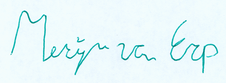
%> input picture gambar/Dataset_Signature_Final/Dataset/dataset1/forge/02100001.png, 226 x 83 px
$ octave harris.m   (GNU Octave 9; MATLAB toolbox functions it lacks are replaced by stand-ins)
%> lines starting %> are read from the running program, lines starting %| are printed output that depends on the picture
I = imread('gambar/Dataset_Signature_Final/Dataset/dataset1/forge/02100001.png');
%> I is the input picture: size 83x226x3 uint8; mean R, G, B 230.4, 247.4, 249.6
I = rgb2gray(I);
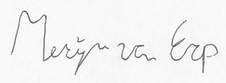
%> I: size 83x226 uint8; min 83, max 255, mean 242.6
corners = detectHarrisFeatures(I);
%> corners = 45 points; strongest (x, y): (52, 56), (126, 59), (197, 47), (25, 13), (45, 17)
[features, valid_corners] = extractFeatures(I, corners);
%> valid_corners = 0 points
figure; imshow(I); hold on
plot(valid_corners);
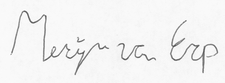
%> figure redrawn from the program's plot data

get(plot(valid_corners));

$ run again, with gambar/Dataset_Signature_Final/Dataset/dataset1/forge/02100002.png copied over gambar/Dataset_Signature_Final/Dataset/dataset1/forge/02100001.png
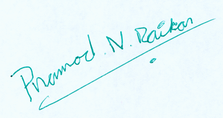
%> input picture gambar/Dataset_Signature_Final/Dataset/dataset1/forge/02100002.png, 223 x 118 px
%> I is the input picture: size 118x223x3 uint8; mean R, G, B 232.6, 248.2, 250.3
%> `I = rgb2gray(I);`:
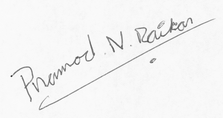
%> I: size 118x223 uint8; min 51, max 255, mean 243.8
%> corners = 56 points; strongest (x, y): (12, 77), (179, 29), (75, 64), (148, 41), (122, 48)
%> valid_corners = 0 points
%> `plot(valid_corners);`:
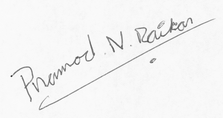
%> figure redrawn from the program's plot data

$ run again, with gambar/Dataset_Signature_Final/Dataset/dataset1/forge/02100004.png copied over gambar/Dataset_Signature_Final/Dataset/dataset1/forge/02100001.png
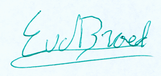
%> input picture gambar/Dataset_Signature_Final/Dataset/dataset1/forge/02100004.png, 161 x 76 px
%> I is the input picture: size 76x161x3 uint8; mean R, G, B 226, 245.6, 247.8
%> `I = rgb2gray(I);`:
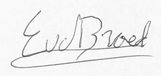
%> I: size 76x161 uint8; min 53, max 255, mean 239.9
%> corners = 42 points; strongest (x, y): (123, 38), (134, 37), (131, 44), (24, 56), (129, 41)
%> valid_corners = 0 points
%> `plot(valid_corners);`:
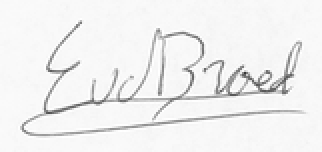
%> figure redrawn from the program's plot data; shown 2 times larger
